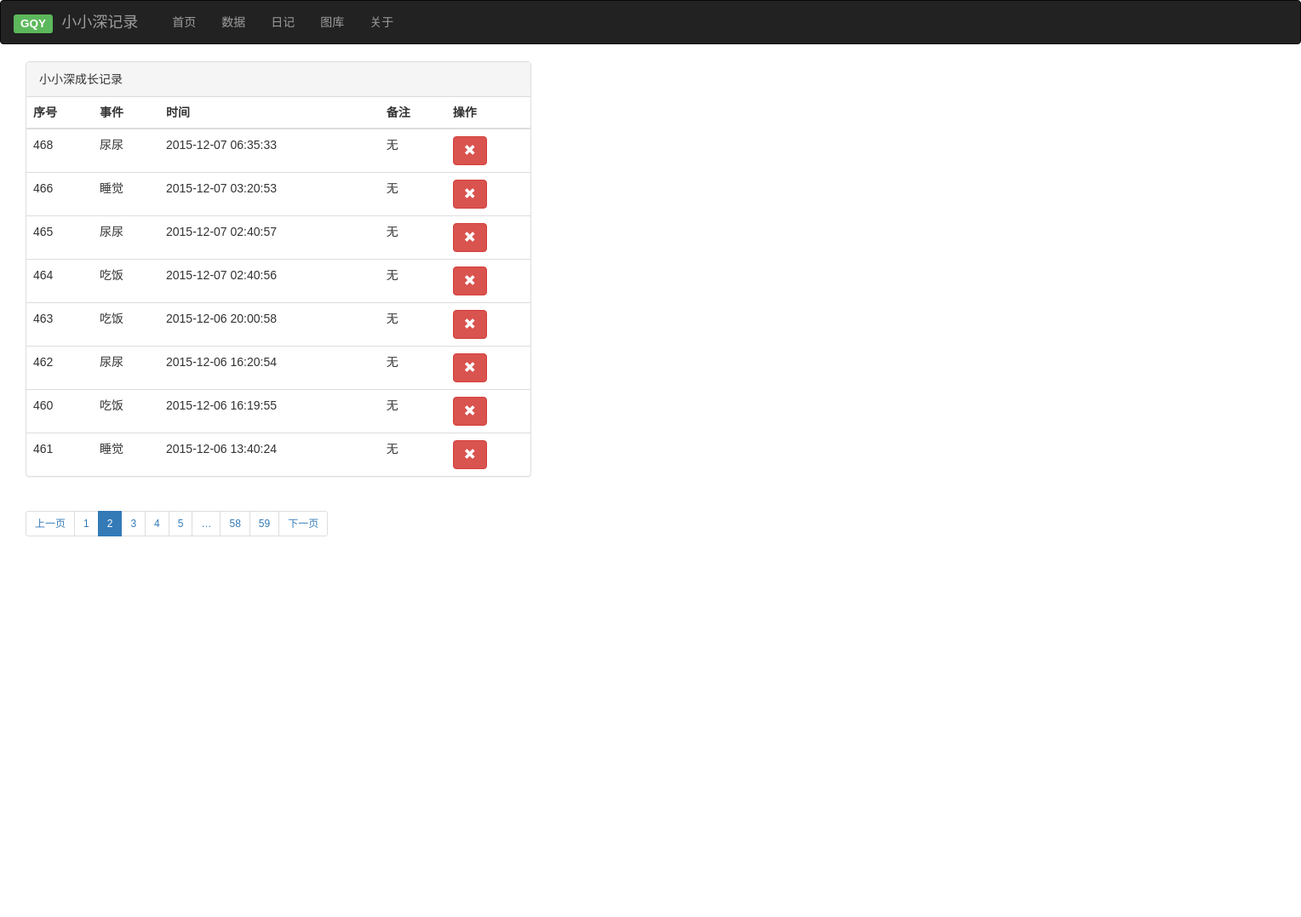
The app's page /show?page=2 with its own data.
### db_model.py (models this page shows, shortened)
class GrowRecord(db.Model):
	id = db.Column(db.Integer, primary_key=True)
	event = db.Column(db.String(80))
	date = db.Column(db.DateTime)
	extra_text = db.Column(db.Text)

### route.py (the view)
def show():
    page = request.args.get('page', 1, type=int)
    event = request.args.get('event', None, type=str)
    page = page if page > 0 else 1
    rc = None
    if event is not None:
        rc = GrowRecord.query.filter(
                GrowRecord.event==event,
                GrowRecord.date >= date.today(),
                GrowRecord.date <= (date.today() + timedelta(days = 1))).order_by(
                                            GrowRecord.date.desc()).paginate(page,
                                            per_page=current_app.config['FLASK_COUNT_PER_PAGE'],
                                            error_out=False)
    else:
        rc = GrowRecord.query.order_by(GrowRecord.date.desc()).paginate(
                page,
                per_page=current_app.config['FLASK_COUNT_PER_PAGE'],
                error_out=False)
    items = rc.items
    return render_template('show.html', items=items, paginate=rc), 200

### templates/show.html (shortened to what this page needs)
{% extends "bootstrap/base.html" %}
{% import "_page_tool.html" as page_tool %}
{% block head %}
{{ super()}}
{% include "_header.html" %}
{% endblock %}
{% block navbar %}
{% include "nav.html" %}
{% endblock %}
{% block content %}
<div class="container-fluid">
  <div class="row-fluid">
    <div class="col-lg-5">
      <div class="panel panel-default">
      <div class="panel-heading">小小深成长记录</div>
          <table class="table table-hover" style="width:100%">
            <thead>
              <tr>
                <th>序号</th>
                <th>事件</th>
                <th>时间</th>
                <th>备注</th>
                <th>操作</th>
              </tr>
            </thead>
            <tbody>
            	{% for itr in items %}
            	<tr id="{{ itr.id }}">
            		<td> {{itr.id }} </td>
            		<td> {{ itr.event }} </td>
            		<td> {{ itr.date }} </td>
                <td> {{ itr.extra_text }} </td>
            		<td> <button class="btn btn-danger" type="button" data-toggle="modal" data-target="#myModal" data-whatever="{{ itr.id }}"><span class="glyphicon glyphicon-remove"/></button> </td>
            	</tr>
            	{% endfor %}
            </tbody>
          </table>
      </div>
       {{ page_tool.pagination_tool(paginate, 'main.show', event=request.args.get('event', None)) }}
    </div>
    <div class="col-lg-7" id="visual-graph">
    </div>
    </div>
  </div>
{% endblock %}

### static/main.css (style rules this page uses)
body,button, input, select, textarea,h1 ,h2, h3, h4, h5, h6 { font-family: Microsoft YaHei,'宋体' , Tahoma, Helvetica, Arial, "\5b8b\4f53", sans-serif; }

### records on screen
GrowRecord: id "468", event "尿尿", date "2015-12-07 06:35:33", extra_text "无"
GrowRecord: id "466", event "睡觉", date "2015-12-07 03:20:53", extra_text "无"
GrowRecord: id "465", event "尿尿", date "2015-12-07 02:40:57", extra_text "无"
GrowRecord: id "464", event "吃饭", date "2015-12-07 02:40:56", extra_text "无"
GrowRecord: id "463", event "吃饭", date "2015-12-06 20:00:58", extra_text "无"
GrowRecord: id "462", event "尿尿", date "2015-12-06 16:20:54", extra_text "无"
GrowRecord: id "460", event "吃饭", date "2015-12-06 16:19:55", extra_text "无"
GrowRecord: id "461", event "睡觉", date "2015-12-06 13:40:24", extra_text "无"

### other values on screen
{{ itr }} "1" "2" "3" "4" "5" "58" "59"
